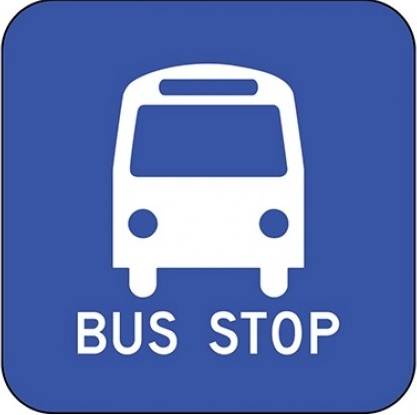
//> input picture Raspi backup/20190903/recogobject/Bus.jpg, 417 x 415 px, given in place of the camera
$ ./real_recogobject_2   (built with g++ and OpenCV 4)
//> lines starting //> are read from the running program, lines starting //| are printed output that depends on the picture; after the words box and inside, x2 and y2 are one past the last pixel; in counts of white or black regions, pixels touching at a corner belong together
/* g++ real_recogobject_2.cpp -o real_recogobject_2 `pkg-config --libs opencv` -lwiringPi */
#include <opencv2/opencv.hpp>
#include <iostream>

using namespace cv;
using namespace std;

int main()
{
	int range_count = 0;

	Scalar red(0, 0, 255);
	Scalar blue(255, 0, 0);
	Scalar yellow(0, 255, 255);

	Scalar magenta(255, 0, 255);


	Mat rgb_color = Mat(1, 1, CV_8UC3, red);
	Mat hsv_color;

	cvtColor(rgb_color, hsv_color, COLOR_BGR2HSV);


	int hue = (int)hsv_color.at<Vec3b>(0, 0)[0];
	int saturation = (int)hsv_color.at<Vec3b>(0, 0)[1];
	int value = (int)hsv_color.at<Vec3b>(0, 0)[2];


	cout << "hue = " << hue << endl;
	cout << "saturation = " << saturation << endl;
	cout << "value = " << value << endl;


	int low_hue = hue - 10;
	int high_hue = hue + 10;

	int low_hue1 = 0, low_hue2 = 0;
	int high_hue1 = 0, high_hue2 = 0;

	if (low_hue < 10 ) {
		range_count = 2;

		high_hue1 = 180;
		low_hue1 = low_hue + 180;
		high_hue2 = high_hue;
		low_hue2 = 0;
	}
	else if (high_hue > 170) {
		range_count = 2;

		high_hue1 = low_hue;
		low_hue1 = 180;
		high_hue2 = high_hue - 180;
		low_hue2 = 0;
	}
	else {
		range_count = 1;

		low_hue1 = low_hue;
		high_hue1 = high_hue;
	}


	cout << low_hue1 << "  " << high_hue1 << endl;
	cout << low_hue2 << "  " << high_hue2 << endl;


	VideoCapture cap(0);
	Mat img_frame, img_hsv;


	if (!cap.isOpened()) {
		cerr << "ERROR! Unable to open camera\n";
		return -1;
	}


	for (;;)
	{
		// wait for a new frame from camera and store it into 'frame'
		cap.read(img_frame);
//> img_frame is the input picture: 415 rows x 417 cols, CV_8UC3; mean B, G, R 177.5, 113.9, 91.1

		// check if we succeeded
		if (img_frame.empty()) {
			cerr << "ERROR! blank frame grabbed\n";
			break;
		}


		//HSV로 변환
		cvtColor(img_frame, img_hsv, COLOR_BGR2HSV);
//> img_hsv: 415 rows x 417 cols, CV_8UC3; mean H, S, V 102.1, 136.6, 177.6


		//지정한 HSV 범위를 이용하여 영상을 이진화
		Mat img_mask1, img_mask2;
		inRange(img_hsv, Scalar(low_hue1, 50, 50), Scalar(high_hue1, 255, 255), img_mask1);
//> img_mask1: 415 rows x 417 cols, CV_8UC1; every value is 0
		if (range_count == 2) {
			inRange(img_hsv, Scalar(low_hue2, 50, 50), Scalar(high_hue2, 255, 255), img_mask2);
			img_mask1 |= img_mask2;
		}


		//morphological opening 작은 점들을 제거
		erode(img_mask1, img_mask1, getStructuringElement(MORPH_ELLIPSE, Size(5, 5)));
		dilate(img_mask1, img_mask1, getStructuringElement(MORPH_ELLIPSE, Size(5, 5)));


		//morphological closing 영역의 구멍 메우기
		dilate(img_mask1, img_mask1, getStructuringElement(MORPH_ELLIPSE, Size(5, 5)));
		erode(img_mask1, img_mask1, getStructuringElement(MORPH_ELLIPSE, Size(5, 5)));


		//라벨링
		Mat img_labels, stats, centroids;
		int numOfLables = connectedComponentsWithStats(img_mask1, img_labels,
			stats, centroids, 8, CV_32S);
//> img_labels: 415 rows x 417 cols, CV_32SC1; every value is 0
//> stats = [0, 0, 417, 415, 173055]; centroids = [208, 207]; numOfLables = 1


		//영역박스 그리기
		int max = -1, idx = 0;
		for (int j = 1; j < numOfLables; j++) {
			int area = stats.at<int>(j, CC_STAT_AREA);
			if (max < area)
			{
				max = area;
				idx = j;
			}
		}
//> this loop made 0 passes
//> after the loop, max = -1; idx = 0


		int left = stats.at<int>(idx, CC_STAT_LEFT);
//> left = 0
		int top = stats.at<int>(idx, CC_STAT_TOP);
//> top = 0
		int width = stats.at<int>(idx, CC_STAT_WIDTH);
//> width = 417
		int height = stats.at<int>(idx, CC_STAT_HEIGHT);
//> height = 415

        cout << left << "\t" << top << "\t" << width << "\t" << height << endl;
//| 0	0	417	415

		rectangle(img_frame, Point(left, top), Point(left + width, top + height),
			Scalar(0, 0, 255), 1);
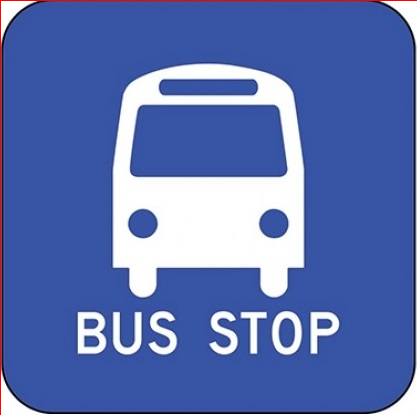
//> img_frame: 415 rows x 417 cols, CV_8UC3; 0.48% of pixels changed, all inside (x1, y1, x2, y2) = (0, 0, 417, 415)


		imshow("이진화 영상", img_mask1);
		imshow("원본 영상", img_frame);


		if (waitKey(5) >= 0)
//> the Esc key is pressed
			break;
	}


	return 0;
}
